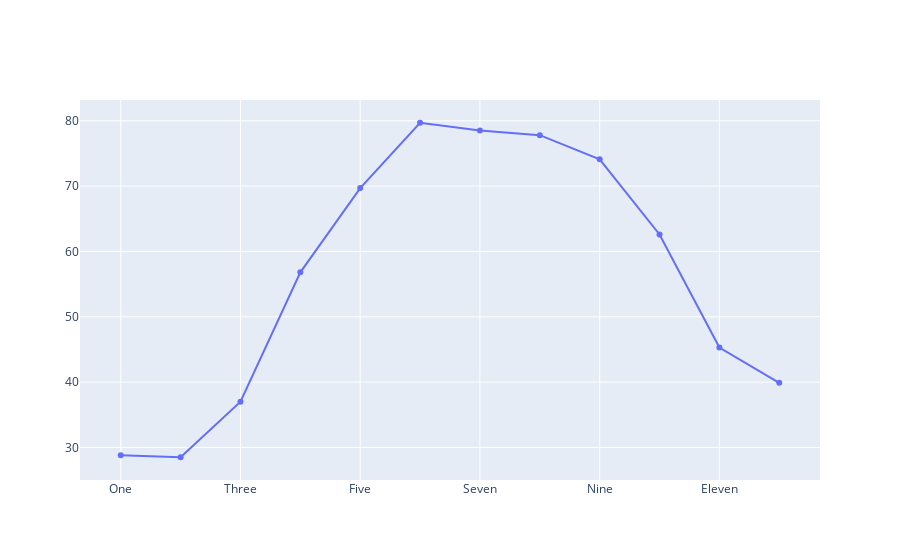

Write notebook code for a chart like this one.
### Code cell
import plotly.graph_objects as go
fig = go.Figure(
    go.Scatter(
        x=[1, 2, 3, 4, 5, 6, 7, 8, 9, 10, 11, 12],
        y=[28.8, 28.5, 37, 56.8, 69.7, 79.7, 78.5, 77.8, 74.1, 62.6, 45.3, 39.9],
    )
)

fig.update_layout(
    xaxis1=dict(
        tickmode="array",
        tickvals=[1, 3, 5, 7, 9, 11],
        ticktext=["One", "Three", "Five", "Seven", "Nine", "Eleven"],
    )
)

fig.show()

### Figure 1 — Plotly figure (JSON) as saved in the notebook; plotly's stock layout.template omitted (floating-point values rounded to 4 significant figures)
{"data": [{"type": "scatter", "x": [1, 2, 3, 4, 5, 6, 7, 8, 9, 10, 11, 12], "y": [28.8, 28.5, 37, 56.8, 69.7, 79.7, 78.5, 77.8, 74.1, 62.6, 45.3, 39.9]}], "layout": {"xaxis": {"tickmode": "array", "ticktext": ["One", "Three", "Five", "Seven", "Nine", "Eleven"], "tickvals": [1, 3, 5, 7, 9, 11]}}}
